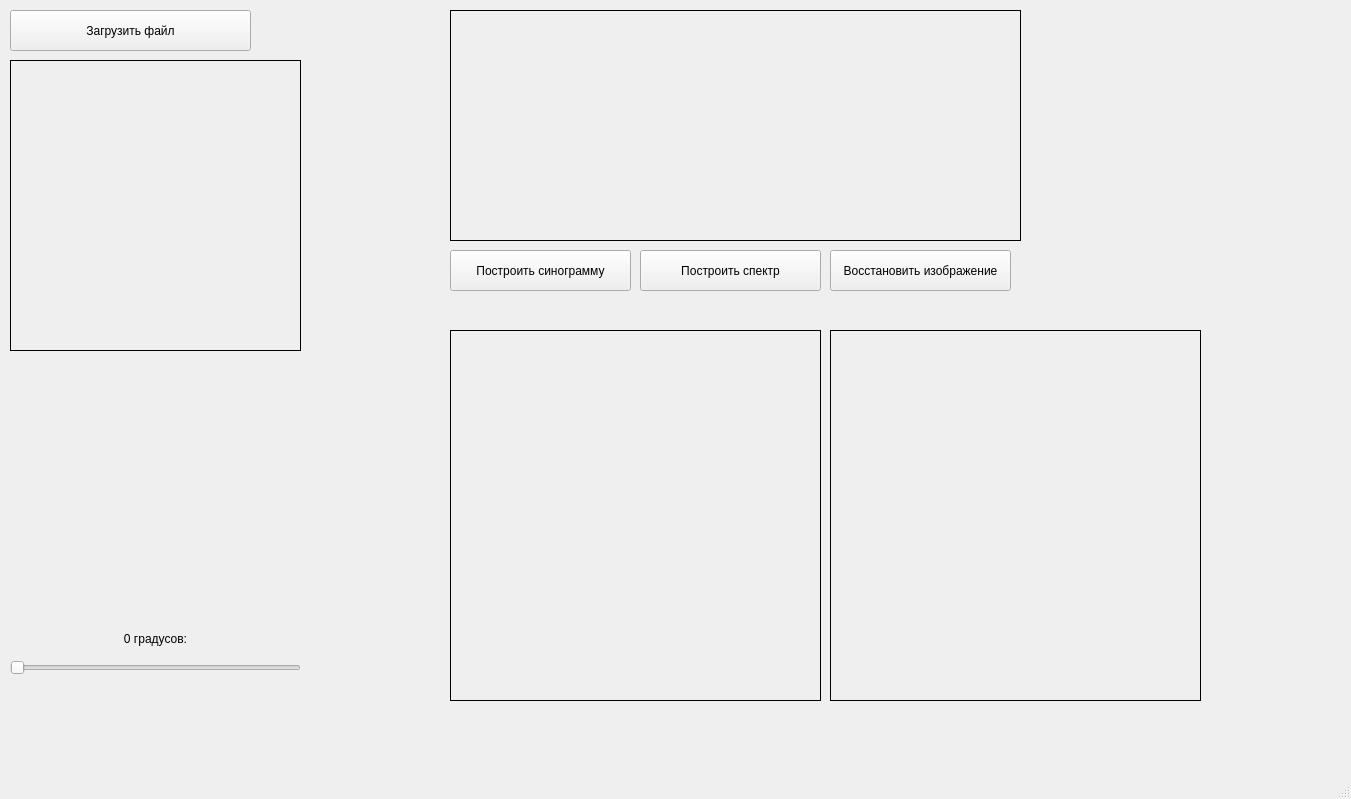
<?xml version="1.0" encoding="UTF-8"?>
<ui version="4.0">
 <class>MainWindow</class>
 <widget class="QMainWindow" name="MainWindow">
  <property name="geometry">
   <rect>
    <x>0</x>
    <y>0</y>
    <width>1351</width>
    <height>799</height>
   </rect>
  </property>
  <property name="windowTitle">
   <string>MainWindow</string>
  </property>
  <widget class="QWidget" name="centralwidget">
   <widget class="QPushButton" name="pushButton">
    <property name="geometry">
     <rect>
      <x>10</x>
      <y>10</y>
      <width>241</width>
      <height>41</height>
     </rect>
    </property>
    <property name="text">
     <string>Загрузить файл</string>
    </property>
   </widget>
   <widget class="QLabel" name="object_image">
    <property name="geometry">
     <rect>
      <x>10</x>
      <y>60</y>
      <width>291</width>
      <height>291</height>
     </rect>
    </property>
    <property name="autoFillBackground">
     <bool>false</bool>
    </property>
    <property name="frameShape">
     <enum>QFrame::Shape::Box</enum>
    </property>
    <property name="frameShadow">
     <enum>QFrame::Shadow::Plain</enum>
    </property>
    <property name="text">
     <string/>
    </property>
    <property name="scaledContents">
     <bool>true</bool>
    </property>
   </widget>
   <widget class="QCustomPlot" name="widget" native="true">
    <property name="geometry">
     <rect>
      <x>10</x>
      <y>360</y>
      <width>291</width>
      <height>261</height>
     </rect>
    </property>
   </widget>
   <widget class="QSlider" name="horizontalSlider">
    <property name="geometry">
     <rect>
      <x>10</x>
      <y>660</y>
      <width>291</width>
      <height>16</height>
     </rect>
    </property>
    <property name="maximum">
     <number>180</number>
    </property>
    <property name="orientation">
     <enum>Qt::Orientation::Horizontal</enum>
    </property>
   </widget>
   <widget class="QLabel" name="label">
    <property name="geometry">
     <rect>
      <x>10</x>
      <y>630</y>
      <width>291</width>
      <height>18</height>
     </rect>
    </property>
    <property name="text">
     <string>0 градусов:</string>
    </property>
    <property name="alignment">
     <set>Qt::AlignmentFlag::AlignCenter</set>
    </property>
   </widget>
   <widget class="QPushButton" name="pushButton_2">
    <property name="geometry">
     <rect>
      <x>450</x>
      <y>250</y>
      <width>181</width>
      <height>41</height>
     </rect>
    </property>
    <property name="text">
     <string>Построить синограмму</string>
    </property>
   </widget>
   <widget class="QLabel" name="label_2">
    <property name="geometry">
     <rect>
      <x>450</x>
      <y>10</y>
      <width>571</width>
      <height>231</height>
     </rect>
    </property>
    <property name="frameShape">
     <enum>QFrame::Shape::Box</enum>
    </property>
    <property name="text">
     <string/>
    </property>
    <property name="scaledContents">
     <bool>true</bool>
    </property>
   </widget>
   <widget class="QPushButton" name="pushButton_3">
    <property name="geometry">
     <rect>
      <x>640</x>
      <y>250</y>
      <width>181</width>
      <height>41</height>
     </rect>
    </property>
    <property name="text">
     <string>Построить спектр</string>
    </property>
   </widget>
   <widget class="QLabel" name="label_3">
    <property name="geometry">
     <rect>
      <x>450</x>
      <y>330</y>
      <width>371</width>
      <height>371</height>
     </rect>
    </property>
    <property name="frameShape">
     <enum>QFrame::Shape::Box</enum>
    </property>
    <property name="text">
     <string/>
    </property>
    <property name="scaledContents">
     <bool>true</bool>
    </property>
   </widget>
   <widget class="QLabel" name="label_4">
    <property name="geometry">
     <rect>
      <x>830</x>
      <y>330</y>
      <width>371</width>
      <height>371</height>
     </rect>
    </property>
    <property name="frameShape">
     <enum>QFrame::Shape::Box</enum>
    </property>
    <property name="text">
     <string/>
    </property>
    <property name="scaledContents">
     <bool>true</bool>
    </property>
   </widget>
   <widget class="QPushButton" name="pushButton_4">
    <property name="geometry">
     <rect>
      <x>830</x>
      <y>250</y>
      <width>181</width>
      <height>41</height>
     </rect>
    </property>
    <property name="text">
     <string>Восстановить изображение</string>
    </property>
   </widget>
  </widget>
  <widget class="QMenuBar" name="menubar">
   <property name="geometry">
    <rect>
     <x>0</x>
     <y>0</y>
     <width>1351</width>
     <height>23</height>
    </rect>
   </property>
  </widget>
  <widget class="QStatusBar" name="statusbar"/>
 </widget>
 <customwidgets>
  <customwidget>
   <class>QCustomPlot</class>
   <extends>QWidget</extends>
   <header>qcustomplot.h</header>
   <container>1</container>
  </customwidget>
 </customwidgets>
 <resources/>
 <connections/>
</ui>
